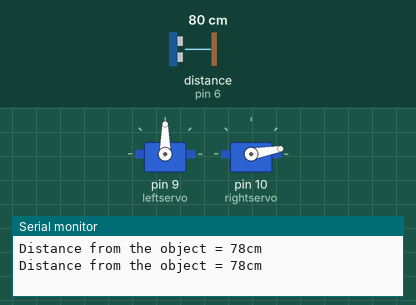
Bench run of a sketch on a simulated Arduino Uno, built with avr-gcc and run on an emulated ATmega328P. Parts: 2 × servo, the last lines printed to the serial monitor. Wiring (inferred from the names in the program): ultrasonic range finder: trigger pin 5; echo pin 6. Inputs (shaded band) come from the test bench; at power-on: distance to the obstacle (sensor on pin 6) 80 cm. The echo pulse lasts 58.3 µs per cm.

Above: at 2.3 s.
2.4 s: distance to the obstacle (sensor on pin 6) set to 2 cm
At 3.7 s:
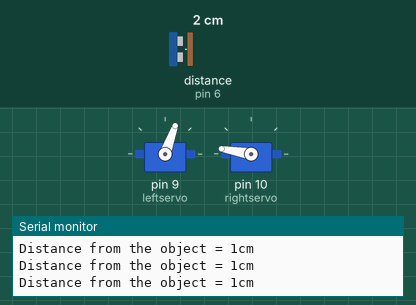
4.6 s: distance to the obstacle (sensor on pin 6) set to 70 cm
9.7 s: distance to the obstacle (sensor on pin 6) set to 77 cm
At 10.3 s:
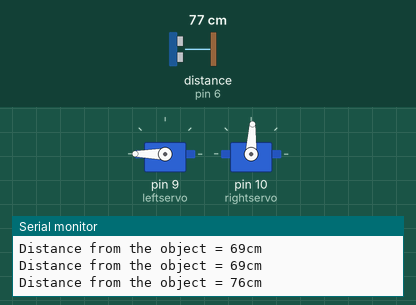
14.8 s: distance to the obstacle (sensor on pin 6) set to 120 cm
At 16.4 s:
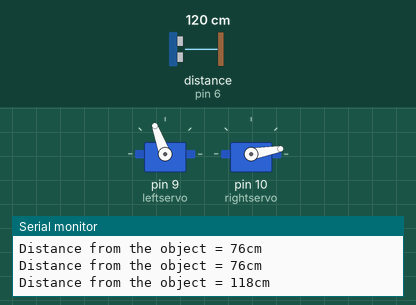
19.5 s: distance to the obstacle (sensor on pin 6) set to 250 cm
24.5 s: distance to the obstacle (sensor on pin 6) set to 177 cm
At 27.5 s:
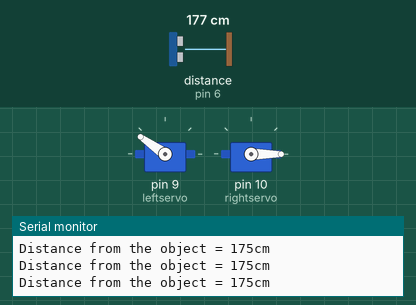
Timing chart, 0 to 28.9 s (numbered marks = the images above; inputs shaded):
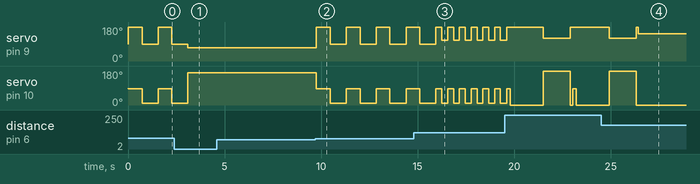

The sketch:

ArduinoVirtual.ino
```cpp
#include <Servo.h>
Servo leftservo;
Servo rightservo;
const int pingPin = 5; // Trigger Pin of Ultrasonic Sensor
const int echoPin = 6; // Echo Pin of Ultrasonic Sensor
void setup() {
  leftservo.attach(9);
  rightservo.attach(10);
   //set up the Serial
  Serial.begin(9600);
  //setup the pin modes
  pinMode(pingPin, OUTPUT);
  pinMode(echoPin, INPUT);
  leftservo.write(90);
  rightservo.write(90);
}
void loop() {
  long duration;
  //clear the ping pin
  long distance;
  digitalWrite(pingPin, LOW);
  delayMicroseconds(2);
  //send the 10 microsecond trigger
  digitalWrite(pingPin, HIGH);
  delayMicroseconds(10);
  digitalWrite(pingPin, LOW);
  //get the pulse duration in microseconds
  duration = pulseIn(echoPin, HIGH);
  // Calculating the distance
  distance= duration*0.034/2;

// Prints the distance on the Serial Monitor
  Serial.print("Distance from the object = ");
  Serial.print(distance);
  Serial.println("cm");

// ENTER SECTION

if(distance > 120 ) // This is the code approaching the wall so it can enter a certain distance.
  {
     leftservo.write(145); // Slight turn towards the wall.
     rightservo.write(0);
  }

// FIRST WALL SECTION
  if(distance > 80 && distance < 120) // Within these distances, the system will attempt to move along the wall and keep parallel using a zig-zag pattern.
  {
     leftservo.write(200);
     rightservo.write(87);
     delay(300); // Slight turn to the right with respect to the face of the system.
     leftservo.write(110);
     rightservo.write(10);
     delay(300);// Slight turn to the left with respect to the face of the system. (Zig-Zag Movement)
  }

// SHARP TURN SECTION
    if(distance > 180) // At this distance, once it does not detect a wall, hence a distance above 180, there will be a sharp turn. The system will roughly attempt to do a 90 degree turn.
  {
     leftservo.write(90);
     rightservo.write(90);
     delay(1);// Stops briefly for any wall detection.
     leftservo.write(200);
     rightservo.write(87);
     delay(200);// System turns slightly away from first wall to setup sharper turn.
     leftservo.write(180);
     rightservo.write(0);
     delay(300); // Goes foward just for slight microadjustment, very small but important.
     leftservo.write(200);
     rightservo.write(0);
     delay(1400); // System moves foward to setup for the approximate 90 degree angle turn.
     leftservo.write(120);
     rightservo.write(330);
     delay(1400); // System moves back slightly at an angle mimicking the 90 degree angle.
     leftservo.write(200);
     rightservo.write(0);
     delay(100);// System moves foward until it detects another wall.
  }

// TOO CLOSE (EMERGENCY)
      if(distance < 70) // This is the warning distance. Once the system approaches too close to the wall, it will reverse/adjust itself to the correct distance. This is very important as it helps "reset" the position to try again.
  {
     leftservo.write(70);
     rightservo.write(170);

    // System backs up until no longer within danger zone.
   }

// SECOND WALL SECTION
  if(distance > 71 && distance < 80) // These are roughly the appopriate distances for the second wall.
  {
     leftservo.write(200);
     rightservo.write(87);
     delay(720); // Slight turn to the left with respect to the face of the system.
     leftservo.write(90);
     rightservo.write(10);
     delay(825); // Slight turn to the right with respect to the face of the system. (Zig-Zag Movement)
}
}
```

Measured:
- the behaviour switches between 72 and 73 cm on distance to the obstacle (sensor on pin 6) (found by bisection; images 1 and 2)
- after the input at 9.7 s, servo on pin 9 (leftservo): alternates 180° for 0.72 s and 90° for 0.83 s, starting after 0.05 s; servo on pin 10 (rightservo): alternates 87° for 0.72 s and 10° for 0.83 s, starting after 0.05 s
- after the input at 24.5 s, servo on pin 10 (rightservo): goes on until 26.3 s, then stays 0°
- by itself, servo on pin 9 (leftservo): alternates 180° for 0.72 s and 90° for 0.83 s
- by itself, servo on pin 10 (rightservo): alternates 87° for 0.72 s and 10° for 0.83 s
